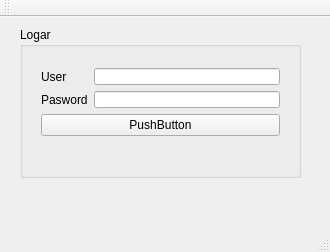
<?xml version="1.0" encoding="UTF-8"?>
<ui version="4.0">
 <class>MainWindow</class>
 <widget class="QMainWindow" name="MainWindow">
  <property name="geometry">
   <rect>
    <x>0</x>
    <y>0</y>
    <width>330</width>
    <height>252</height>
   </rect>
  </property>
  <property name="windowTitle">
   <string>MainWindow</string>
  </property>
  <widget class="QWidget" name="centralWidget">
   <widget class="QGroupBox" name="groupBox">
    <property name="geometry">
     <rect>
      <x>20</x>
      <y>10</y>
      <width>281</width>
      <height>151</height>
     </rect>
    </property>
    <property name="title">
     <string>Logar</string>
    </property>
    <widget class="QWidget" name="">
     <property name="geometry">
      <rect>
       <x>10</x>
       <y>30</y>
       <width>261</width>
       <height>90</height>
      </rect>
     </property>
     <layout class="QGridLayout" name="gridLayout">
      <item row="0" column="0">
       <layout class="QFormLayout" name="formLayout">
        <item row="0" column="0">
         <widget class="QLabel" name="label_2">
          <property name="text">
           <string>User</string>
          </property>
         </widget>
        </item>
        <item row="0" column="1">
         <widget class="QLineEdit" name="txt_username"/>
        </item>
        <item row="1" column="0">
         <widget class="QLabel" name="label">
          <property name="text">
           <string>Pasword</string>
          </property>
         </widget>
        </item>
        <item row="1" column="1">
         <widget class="QLineEdit" name="txt_password"/>
        </item>
       </layout>
      </item>
      <item row="1" column="0">
       <widget class="QPushButton" name="btn_Login">
        <property name="text">
         <string>PushButton</string>
        </property>
       </widget>
      </item>
     </layout>
    </widget>
   </widget>
  </widget>
  <widget class="QToolBar" name="mainToolBar">
   <attribute name="toolBarArea">
    <enum>TopToolBarArea</enum>
   </attribute>
   <attribute name="toolBarBreak">
    <bool>false</bool>
   </attribute>
  </widget>
  <widget class="QStatusBar" name="statusBar"/>
 </widget>
 <layoutdefault spacing="6" margin="11"/>
 <resources/>
 <connections/>
</ui>
